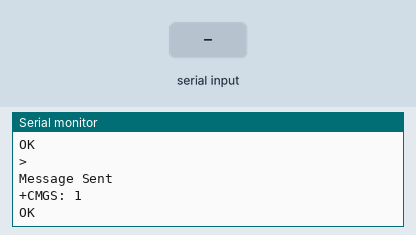
A sketch run on a simulated ESP32. Parts: the last lines printed to the serial monitor. The test bench sets the inputs (shaded band). The modem accepts every AT command (registered, SIM ready, sends succeed) and sends nothing else.

Above: at 14.2 s.
14.3 s: "1" received over the second serial link
At 15.4 s:
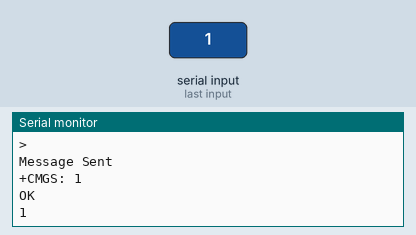
16.5 s: "0" received over the second serial link
At 18.2 s:
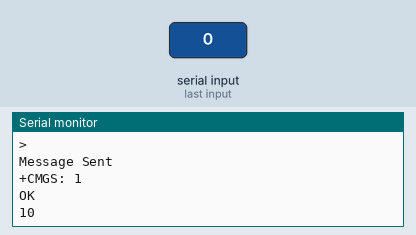

Measured:
- after the input at 14.3 s, the serial monitor: prints a new line after 0.72 s (image 1)
- after the input at 16.5 s, the serial monitor: prints a new line after 0.52 s (image 2)

The sketch:

sim_gsm01.ino
```cpp
/**
* Programa para probar un módulo Sim800L para tarjetas SIM. La conexión entre el microcontrolador y el módulo funciona, pero no se pudo probar más debido a la falta de conexión para las redes 2G (ahora obsoletas).
*/

#define RXD 20
#define TXD 21

HardwareSerial simSerial(1);

void test_sim800_module()
{
  simSerial.println("AT"); //basic command
  updateSerial();
  Serial.println();
  simSerial.println("AT+CSQ"); //Chech signal strength (it must be greater than 5)
  updateSerial();
  simSerial.println("AT+CCID"); //Check the SIM id number
  updateSerial();
  simSerial.println("AT+CREG?"); //Check if you're registered in the network (1: home network, 5: roaming network)
  updateSerial();
  simSerial.println("ATI"); //get module's name and number
  updateSerial();
  simSerial.println("AT+COPS?"); //check if you're connected to the network
  updateSerial();
  simSerial.println("AT+CBC"); //get battery percentage
  updateSerial();
}


void updateSerial()
{
  delay(1000);
  while (Serial.available())
  {
    simSerial.write(Serial.read()); //Forward what Serial received to Software Serial Port
  }
  while (simSerial.available())
  {
    Serial.print(String((char)simSerial.read())); //Forward what Software Serial received to Serial Port
  }
}


void send_SMS()
{
  simSerial.println("AT+CMGF=1"); // Configuring TEXT mode
  updateSerial();
  simSerial.println("AT+CMGS=\"+CCxxxxxxxxxx\"");//change CC with country code and xxxxxxxxxxx with phone number to sms
  updateSerial();
  simSerial.print("Test message"); //text content
  updateSerial();
Serial.println();
  Serial.println("Message Sent");
  simSerial.write(26);
}


void setup() {
  // put your setup code here, to run once:
  Serial.begin(9600);
  simSerial.begin(115200, SERIAL_8N1, RXD, TXD); //simSerial.begin(9600);
  delay(3000);
  test_sim800_module();
  send_SMS();
}


void loop() {
  // put your main code here, to run repeatedly:
  updateSerial();
}
```
